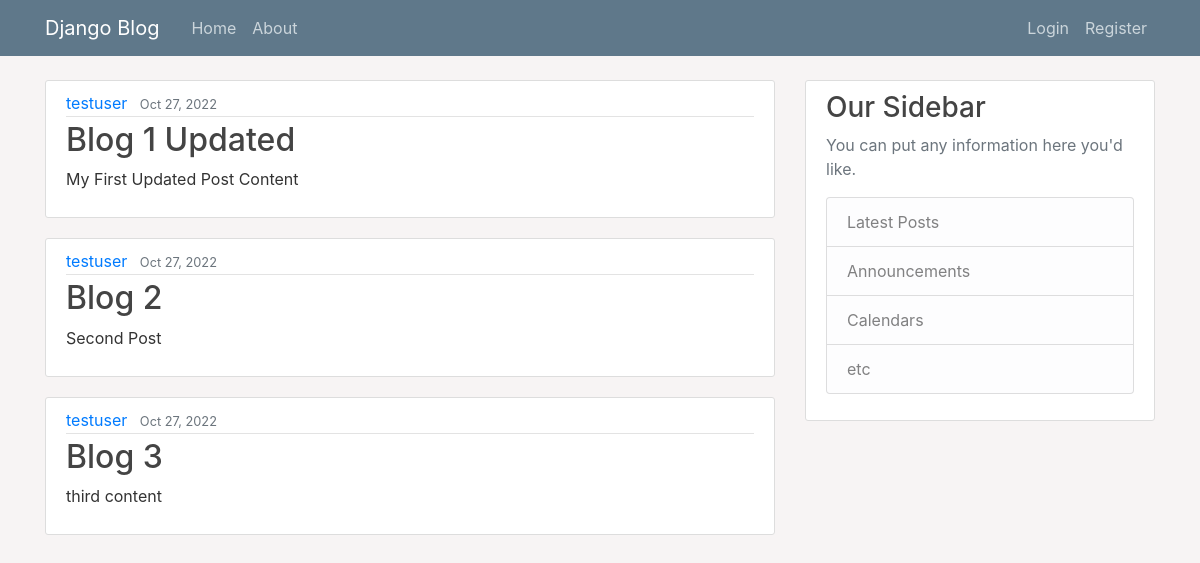
The page / on the database its author committed.
### Blog/models.py (models this page shows, shortened)
class Post(models.Model):
    title = models.CharField(max_length=100)
    content = models.TextField()
    date_posted = models.DateTimeField(default=timezone.now)
    author = models.ForeignKey(User, on_delete=models.CASCADE)

### Blog/views.py (the view)
# urls.py: path('', views.home, name='blog-home'),
def home(request):
    context = {
        'posts':Post.objects.all()
    }
    return render(request, "Blog/home.html", context)

### Blog/templates/Blog/home.html
{%extends "Blog/base.html"%}
{%block content%}
{% for post in posts %}
<article class="media content-section">
  <div class="media-body">
    <div class="article-metadata">
      <a class="mr-2" href="#">{{ post.author }}</a>
      <small class="text-muted">{{ post.date_posted |date:"M d, Y" }}</small>
    </div>
    <h2><a class="article-title" href="#">{{ post.title }}</a></h2>
    <p class="article-content">{{ post.content }}</p>
  </div>
</article>
{% endfor %}
{%endblock content%}

### Blog/templates/Blog/base.html (shortened to what this page needs)
{% load static %}
<!DOCTYPE html>
<html>
<head>
    <link rel="stylesheet" href="https://maxcdn.bootstrapcdn.com/bootstrap/4.0.0/css/bootstrap.min.css">
    <link rel="stylesheet" type="text/css" href="{% static 'Blog/main.css' %}">
</head>
<body>
    <header class="site-header">
      <nav class="navbar navbar-expand-md navbar-dark bg-steel fixed-top">
        <div class="container">
          <a class="navbar-brand mr-4" href="{% url 'blog-home'%}">Django Blog</a>
          <div class="collapse navbar-collapse" id="navbarToggle">
            <div class="navbar-nav mr-auto">
              <a class="nav-item nav-link" href="{% url 'blog-home'%}">Home</a>
              <a class="nav-item nav-link" href="{% url 'blog-about'%}">About</a>
            </div>
            <div class="navbar-nav">
              {%if user.is_authenticated%}
                <a class="nav-item nav-link" href="{% url 'user-profile'%}">Profile</a>
                <a class="nav-item nav-link" href="{% url 'user-logout'%}">Logout</a>
              {%else%}
                <a class="nav-item nav-link" href="{% url 'user-login'%}">Login</a>
                <a class="nav-item nav-link" href="{% url 'user-register'%}">Register</a>
              {%endif%}
              </div>
          </div>
        </div>
      </nav>
    </header>
    <main role="main" class="container">
      <div class="row">
        <div class="col-md-8">
          {% block content %}{% endblock %}
        </div>
        <div class="col-md-4">
          <div class="content-section">
            <h3>Our Sidebar</h3>
            <p class='text-muted'>You can put any information here you'd like.
              <ul class="list-group">
                <li class="list-group-item list-group-item-light">Latest Posts</li>
                <li class="list-group-item list-group-item-light">Announcements</li>
                <li class="list-group-item list-group-item-light">Calendars</li>
                <li class="list-group-item list-group-item-light">etc</li>
              </ul>
            </p>
          </div>
        </div>
      </div>
    </main>
</body>
</html>

### Blog/static/Blog/main.css (style rules this page uses)
body { background: #f7f4f4; color: #333333; margin-top: 5rem; }
h1, h2, h3, h4, h5, h6 { color: #444444; }
ul { margin: 0; }
.bg-steel { background-color: #5f788a; }
.site-header .navbar-nav .nav-link { color: #cbd5db; }
.content-section { background: #ffffff; padding: 10px 20px; border: 1px solid #dddddd; border-radius: 3px; margin-bottom: 20px; }
.article-title { color: #444444; }
.article-content { white-space: pre-line; }
.article-metadata { padding-bottom: 1px; margin-bottom: 4px; border-bottom: 1px solid #e3e3e3 }

### rows shown on the page
Post: author "testuser", date_posted "Oct 27, 2022", title "Blog 1 Updated", content "My First Updated Post Content"
Post: author "testuser", date_posted "Oct 27, 2022", title "Blog 2", content "Second Post"
Post: author "testuser", date_posted "Oct 27, 2022", title "Blog 3", content "third content"
